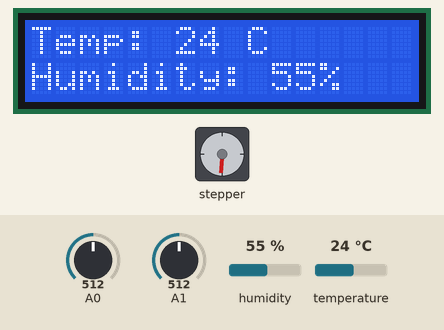
Simulated run of this sketch. Board: Arduino Uno, built with avr-gcc and run on an emulated ATmega328P. Shown: 16×2 character LCD, stepper motor. The inputs (shaded band) are chosen by the test bench; at power-on: A1 = 512, A0 = 512, humidity 55 %, temperature 24 °C. Stepper angles assume 1000 steps per turn.

Above: at 2.9 s.
3.0 s: A1 set to 106
6.8 s: A1 set to 89
At 9.12 s:
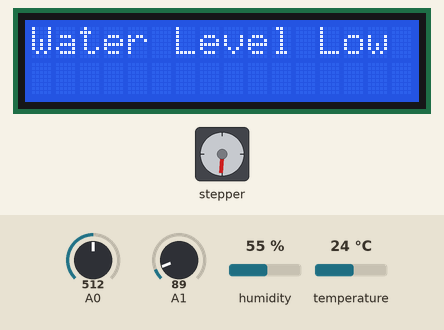
12.2 s: A0 set to 716
At 13.17 s:
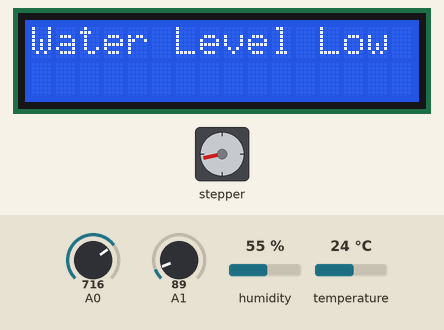
14.8 s: A0 set to 992
At 16.15 s:
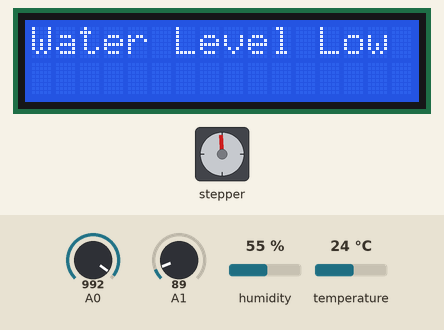
17.8 s: A0 set to 306
At 19.96 s:
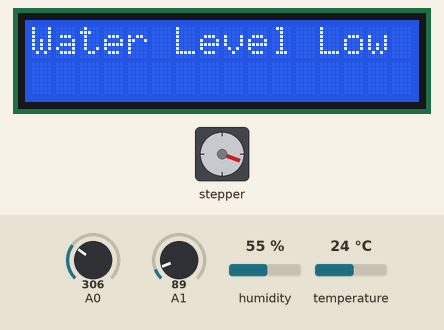
21.1 s: A1 set to 110
At 22.83 s:
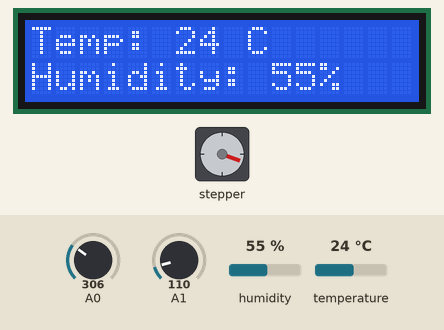
Timing chart, 0 to 24.3 s (numbered marks = the images above; inputs shaded):
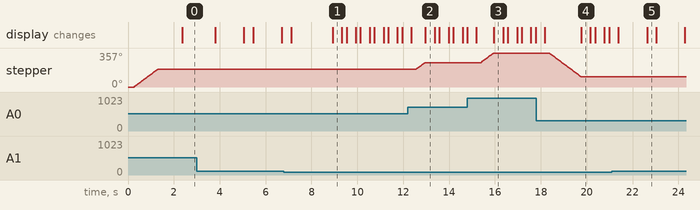

Measured:
- the behaviour switches between 100 and 99 on A1 (found by bisection; images 0 and 1)
- after the input at 12.2 s, stepper: turns 73° clockwise in 0.40 s, starting after 0.36 s
- after the input at 14.8 s, stepper: turns 100° clockwise in 0.54 s, starting after 0.59 s
- after the input at 17.8 s, stepper: turns 247° counter-clockwise in 1.4 s, starting after 0.58 s
- by itself, stepper: turns 184° clockwise in 1.0 s
- what the display in image 1 shows lasts 0.4 s, from 8.9 s to 9.3 s

The sketch:

Nathan_Biggs_CPE301FinalProject.ino
```cpp
// CPE 301 Final Project
// Author: Nathan Biggs
// Date: 5/9/2025

#include <LiquidCrystal.h>
#include <DHT11.h>
#include <Stepper.h>

/* Setting Buad Rate */
volatile unsigned char *myUCSR0A = (unsigned char *)0xC0;
volatile unsigned char *myUCSR0B = (unsigned char *)0xC1;
volatile unsigned char *myUCSR0C = (unsigned char *)0xC2;
volatile unsigned int *myUBRR0 = (unsigned int *)0xC4;

/* Serial Output */
#define TBE 0x20
volatile unsigned char *myUDR0 = (unsigned char *)0xC6;

/* Timer */
volatile unsigned char *myTCCR1A = (unsigned char *)0x80;
volatile unsigned char *myTCCR1B = (unsigned char *)0x81;
volatile unsigned char *myTCCR1C = (unsigned char *)0x82;
volatile unsigned char *myTIMSK1 = (unsigned char *)0x6F;
volatile unsigned char *myTIFR1 = (unsigned char *)0x36;
volatile unsigned int *myTCNT1 = (unsigned int *)0x84;
const int ticks = (0.5 * (1.0 / (double)5)) / 0.0000000625;

/* ADC */
volatile unsigned char *my_ADMUX = (unsigned char *)0x7C;
volatile unsigned char *my_ADCSRB = (unsigned char *)0x7B;
volatile unsigned char *my_ADCSRA = (unsigned char *)0x7A;
volatile unsigned int *my_ADC_DATA = (unsigned int *)0x78;

/* On-Off Button (PK2) */
volatile unsigned char *port_k = (unsigned char *)0x108;
volatile unsigned char *ddr_k = (unsigned char *)0x107;
volatile unsigned char *pin_k = (unsigned char *)0x106;

/*
Green LED (PE5)
Red LED (PE3)
Blue LED (PE4)
Reset Button (PE1)
*/
volatile unsigned char *port_e = (unsigned char *)0x2E;
volatile unsigned char *ddr_e = (unsigned char *)0x2D;
volatile unsigned char *pin_e = (unsigned char *)0x2C;

/* Yellow LED (PG5) */
volatile unsigned char *port_g = (unsigned char *)0x34;
volatile unsigned char *ddr_g = (unsigned char *)0x33;


/* LCD Setup */
const int RS = 11, EN = 10, D4 = 9, D5 = 8, D6 = 7, D7 = 6;
LiquidCrystal lcd(RS, EN, D4, D5, D6, D7);
bool updateLcd = true;
bool firstReading = true;
unsigned long previousMillis = 0;
const long interval = 60000;

/* Stepper Motor */
#define steps 1000
Stepper stepper(steps, 22, 28, 24, 26);
int previous = 0;


/* DHT11 Sensor */
DHT11 dht11(12);
static int temp = 0;
static int humidity = 0;

/* Water Senson */
static int lowLoopCount = 0;


// States Array: {Disabled (Y), Running (B), Error (R)} (Green on when Y and B are both off)
int states[3] = { 1, 0, 0 };

void setup() {
  U0init(9600);
  adc_init();

  /* Stepper Motor */
  stepper.setSpeed(30);

  /* LCD */
  lcd.begin(16, 2);

  /* Timer */
  *myTCCR1A = 0x00;
  *myTCCR1B = 0X00;
  *myTCCR1C = 0x00;
  *myTIFR1 |= 0x01;
  *myTIMSK1 |= 0x01;

  /* On-Off Button */
  *ddr_k &= 0xFB;
  *port_k |= 0x04;
  /* Reset Button */
  *ddr_e &= 0xFD;
  *port_e |= 0x02;

  /* Red LED */
  *ddr_e |= 0x08;
  /* Green LED */
  *ddr_e |= 0x20;
  /* Blue LED */
  *ddr_e |= 0x10;
  /* Yellow LED */
  *ddr_g |= 0x20;
}

void loop() {
  bool buttonState = *pin_k & 0x04;
  if (!buttonState) {
    states[0] = !states[0];
    delay(200);
  }

  if (states[0] == 1) {
    // Turning Y on, turning G, R, B off
    *port_g |= 0x20;
    *port_e &= 0xDF;
    *port_e &= 0xF7;
    *port_e &= 0xEF;
    // Clear LCD
    lcd.clear();
  } else {
    // Turning G on, turning Y off
    if (states[0] == 0 && states[1] == 0 && states[2] == 0) {
      *port_g &= 0xDF;
      *port_e |= 0x20;
    }

    // Stepper Motor
    int val = adc_read(0);
    int diff = val - previous;
    if (abs(diff) > 5) {
      stepper.step(diff);
      previous = val;
    }

    // Read Temp and Humidity
    if (firstReading) {
      temp = dht11.readTemperature();
      humidity = dht11.readHumidity();

      lcd.setCursor(0, 0);
      lcd.print("Temp: ");
      lcd.print(temp);
      lcd.print(" C");

      lcd.setCursor(0, 1);
      lcd.print("Humidity: ");
      lcd.print(humidity);
      lcd.print("%");
      firstReading = false;
    }

    int waterLvl = adc_read(1);
    if (waterLvl < 100) {
      lowLoopCount++;
      if (lowLoopCount >= 5) {
        *port_e &= 0xDF;
        *port_e |= 0x08;
        *port_e &= 0xEF;
        *port_g &= 0xDF;
        lcd.clear();
        lcd.print("Water Level Low");
        delay(200);
        states[2] = 1;
      }
    } else {
      lowLoopCount = 0;
      bool resetButtonState = *pin_e & 0x02;
      if (!resetButtonState) {
        if (states[1] == 0) {
          *port_e |= 0x20;
        } else {
          *port_e |= 0x10;
        }
        *port_e &= 0xF7;
        states[2] = 0;

        temp = dht11.readTemperature();
        humidity = dht11.readHumidity();

        lcd.clear();
        lcd.setCursor(0, 0);
        lcd.print("Temp: ");
        lcd.print(temp);
        lcd.print(" C");

        lcd.setCursor(0, 1);
        lcd.print("Humidity: ");
        lcd.print(humidity);
        lcd.print("%");

        delay(200);
      }
    }

    if (states[0] == 0 && states[2] == 0) {
      unsigned long currentMillis = millis();
      if (currentMillis - previousMillis >= interval) {
        previousMillis = currentMillis;

        if (updateLcd) {
          temp = dht11.readTemperature();
          humidity = dht11.readHumidity();

          lcd.setCursor(0, 0);
          lcd.print("Temp: ");
          lcd.print(temp);
          lcd.print(" C");

          lcd.setCursor(0, 1);
          lcd.print("Humidity: ");
          lcd.print(humidity);
          lcd.print("%");

          updateLcd = false;
        } else {
          updateLcd = true;
        }
      }
      if (temp > 50) {
        *port_e &= 0xDF;
        *port_e |= 0x10;
        states[1] = 1;
      } else {
        *port_g |= 0x20;
        *port_e &= 0xDF;
        *port_e &= 0xF7;
        *port_e &= 0xEF;
        states[1] = 0;
      }

    }
  }
}

void U0init(int U0baud) {
  unsigned long fcpu = 16000000;
  unsigned int tbaud;

  tbaud = (fcpu / 16 / U0baud - 1);
  *myUCSR0A = 0x20;
  *myUCSR0B = 0x18;
  *myUCSR0C = 0x06;
  *myUBRR0 = tbaud;
}

void putChar(unsigned char U0pdata) {
  while (!(*myUCSR0A & TBE));
  *myUDR0 = U0pdata;
}

void adc_init() {
  // setup the A register
  *my_ADCSRA |= 0x80;
  *my_ADCSRA &= 0xBF;
  *my_ADCSRA &= 0xDF;
  *my_ADCSRA &= 0xF8;
  // setup the B register
  *my_ADCSRB &= 0xF7;
  *my_ADCSRB &= 0xF8;
  // setup the MUX Register
  *my_ADMUX &= 0x7F;
  *my_ADMUX |= 0x40;
  *my_ADMUX &= 0xDF;
  *my_ADMUX &= 0xF0;
}

unsigned int adc_read(unsigned char adc_channel_num) {
  *my_ADMUX &= 0xF0;
  *my_ADCSRB &= 0xF7;
  *my_ADMUX += adc_channel_num;
  *my_ADCSRA |= 0x40;
  while ((*my_ADCSRA & 0x40) != 0)
    ;
  unsigned int val = *my_ADC_DATA & 0x03FF;
  return val;
}

// ISR(TIMER1_OVF_vect) {
//   // Stop the Timer
//   *myTCCR1B &= 0xF8;
//   // Load the Count
//   *myTCNT1 =  (unsigned int) (65535 -  (unsigned long) (ticks));
//   // Start the Timer
//   *myTCCR1B |= 0x01;
//   // if it's not the STOP amount
//   if(ticks != 65535)
//   {
//     // XOR to toggle PB6
//     *portB ^= 0x40;
//   }
// }
```
